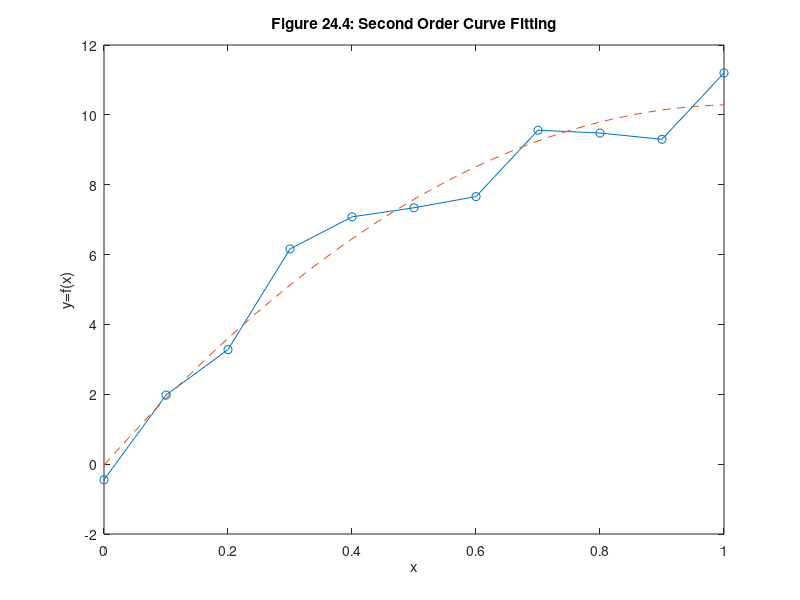

Here is the MATLAB script that generated this plot:
% mm2404.m
x = [0 .1 .2 .3 .4 .5 .6 .7 .8 .9 1];
y = [-.447 1.978 3.28 6.16 7.08 7.34 7.66 9.56 9.48 9.30 11.2]; % data
n = 2; % order of fit
p = polyfit(x,y,n) % find polynomial coefficients
xi = linspace(0,1,100);
yi = polyval(p,xi); % evaluate polynomial
plot(x,y,'-o',xi,yi,'--')
xlabel('x'), ylabel('y=f(x)')
title('Figure 24.4: Second Order Curve Fitting')
